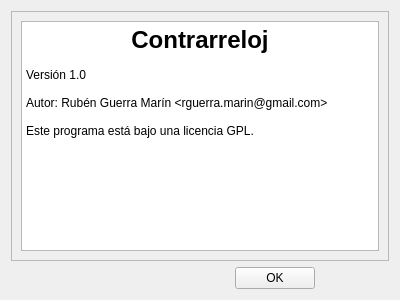
<?xml version="1.0" encoding="UTF-8"?>
<ui version="4.0">
 <class>ventanaabout</class>
 <widget class="QWidget" name="ventanaabout">
  <property name="geometry">
   <rect>
    <x>0</x>
    <y>0</y>
    <width>400</width>
    <height>300</height>
   </rect>
  </property>
  <property name="windowTitle">
   <string>Form</string>
  </property>
  <layout class="QVBoxLayout" name="verticalLayout_2">
   <item>
    <widget class="QScrollArea" name="scrollArea">
     <property name="widgetResizable">
      <bool>true</bool>
     </property>
     <widget class="QWidget" name="scrollAreaWidgetContents">
      <property name="geometry">
       <rect>
        <x>0</x>
        <y>0</y>
        <width>386</width>
        <height>256</height>
       </rect>
      </property>
      <layout class="QVBoxLayout" name="verticalLayout">
       <item>
        <widget class="QTextBrowser" name="textBrowser">
         <property name="html">
          <string>&lt;!DOCTYPE HTML PUBLIC &quot;-//W3C//DTD HTML 4.0//EN&quot; &quot;http://www.w3.org/TR/REC-html40/strict.dtd&quot;&gt;
&lt;html&gt;&lt;head&gt;&lt;meta name=&quot;qrichtext&quot; content=&quot;1&quot; /&gt;&lt;style type=&quot;text/css&quot;&gt;
p, li { white-space: pre-wrap; }
&lt;/style&gt;&lt;/head&gt;&lt;body style=&quot; font-family:'Sans Serif'; font-size:9pt; font-weight:400; font-style:normal;&quot;&gt;
&lt;p align=&quot;center&quot; style=&quot; margin-top:0px; margin-bottom:0px; margin-left:0px; margin-right:0px; -qt-block-indent:0; text-indent:0px;&quot;&gt;&lt;span style=&quot; font-size:18pt; font-weight:600;&quot;&gt;Contrarreloj&lt;/span&gt;&lt;/p&gt;
&lt;p style=&quot;-qt-paragraph-type:empty; margin-top:0px; margin-bottom:0px; margin-left:0px; margin-right:0px; -qt-block-indent:0; text-indent:0px;&quot;&gt;&lt;/p&gt;
&lt;p style=&quot; margin-top:0px; margin-bottom:0px; margin-left:0px; margin-right:0px; -qt-block-indent:0; text-indent:0px;&quot;&gt;Versión 1.0&lt;/p&gt;
&lt;p style=&quot;-qt-paragraph-type:empty; margin-top:0px; margin-bottom:0px; margin-left:0px; margin-right:0px; -qt-block-indent:0; text-indent:0px;&quot;&gt;&lt;/p&gt;
&lt;p style=&quot; margin-top:0px; margin-bottom:0px; margin-left:0px; margin-right:0px; -qt-block-indent:0; text-indent:0px;&quot;&gt;Autor: Rubén Guerra Marín &amp;lt;rguerra.marin@gmail.com&amp;gt;&lt;/p&gt;
&lt;p style=&quot;-qt-paragraph-type:empty; margin-top:0px; margin-bottom:0px; margin-left:0px; margin-right:0px; -qt-block-indent:0; text-indent:0px;&quot;&gt;&lt;/p&gt;
&lt;p style=&quot; margin-top:0px; margin-bottom:0px; margin-left:0px; margin-right:0px; -qt-block-indent:0; text-indent:0px;&quot;&gt;Este programa está bajo una licencia GPL.&lt;/p&gt;&lt;/body&gt;&lt;/html&gt;</string>
         </property>
        </widget>
       </item>
      </layout>
     </widget>
    </widget>
   </item>
   <item>
    <layout class="QGridLayout" name="gridLayout">
     <item row="1" column="3">
      <widget class="QPushButton" name="pushButton">
       <property name="text">
        <string>OK</string>
       </property>
      </widget>
     </item>
     <item row="1" column="0">
      <spacer name="horizontalSpacer">
       <property name="orientation">
        <enum>Qt::Horizontal</enum>
       </property>
       <property name="sizeHint" stdset="0">
        <size>
         <width>40</width>
         <height>20</height>
        </size>
       </property>
      </spacer>
     </item>
     <item row="1" column="4">
      <spacer name="horizontalSpacer_2">
       <property name="orientation">
        <enum>Qt::Horizontal</enum>
       </property>
       <property name="sizeHint" stdset="0">
        <size>
         <width>40</width>
         <height>20</height>
        </size>
       </property>
      </spacer>
     </item>
     <item row="1" column="1">
      <spacer name="horizontalSpacer_3">
       <property name="orientation">
        <enum>Qt::Horizontal</enum>
       </property>
       <property name="sizeHint" stdset="0">
        <size>
         <width>40</width>
         <height>20</height>
        </size>
       </property>
      </spacer>
     </item>
     <item row="1" column="2">
      <spacer name="horizontalSpacer_4">
       <property name="orientation">
        <enum>Qt::Horizontal</enum>
       </property>
       <property name="sizeHint" stdset="0">
        <size>
         <width>40</width>
         <height>20</height>
        </size>
       </property>
      </spacer>
     </item>
    </layout>
   </item>
  </layout>
 </widget>
 <tabstops>
  <tabstop>pushButton</tabstop>
  <tabstop>scrollArea</tabstop>
  <tabstop>textBrowser</tabstop>
 </tabstops>
 <resources/>
 <connections>
  <connection>
   <sender>pushButton</sender>
   <signal>clicked()</signal>
   <receiver>ventanaabout</receiver>
   <slot>close()</slot>
   <hints>
    <hint type="sourcelabel">
     <x>277</x>
     <y>280</y>
    </hint>
    <hint type="destinationlabel">
     <x>164</x>
     <y>267</y>
    </hint>
   </hints>
  </connection>
 </connections>
</ui>
